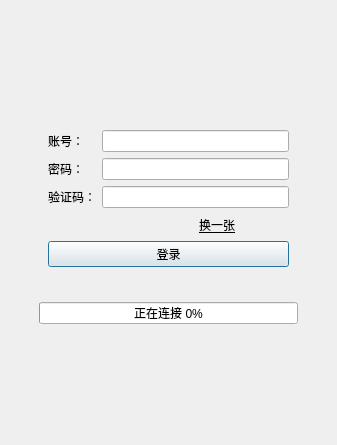
<?xml version="1.0" encoding="UTF-8"?>
<ui version="4.0">
 <class>LoginDialog</class>
 <widget class="QDialog" name="LoginDialog">
  <property name="geometry">
   <rect>
    <x>0</x>
    <y>0</y>
    <width>337</width>
    <height>445</height>
   </rect>
  </property>
  <property name="minimumSize">
   <size>
    <width>337</width>
    <height>0</height>
   </size>
  </property>
  <property name="maximumSize">
   <size>
    <width>337</width>
    <height>16777215</height>
   </size>
  </property>
  <property name="windowTitle">
   <string>Dialog</string>
  </property>
  <property name="autoFillBackground">
   <bool>false</bool>
  </property>
  <property name="styleSheet">
   <string notr="true">QLabel[objectName=&quot;refreshIcode&quot;]:hover{
	color:red;
}
QLabel[objectName=&quot;refreshIcode&quot;]{
	text-decoration: underline;
}
</string>
  </property>
  <property name="sizeGripEnabled">
   <bool>false</bool>
  </property>
  <property name="modal">
   <bool>false</bool>
  </property>
  <layout class="QGridLayout" name="gridLayout_2" rowstretch="0,0,0,0,0">
   <item row="0" column="0">
    <spacer name="verticalSpacer">
     <property name="orientation">
      <enum>Qt::Vertical</enum>
     </property>
     <property name="sizeHint" stdset="0">
      <size>
       <width>168</width>
       <height>108</height>
      </size>
     </property>
    </spacer>
   </item>
   <item row="4" column="0">
    <spacer name="verticalSpacer_2">
     <property name="orientation">
      <enum>Qt::Vertical</enum>
     </property>
     <property name="sizeHint" stdset="0">
      <size>
       <width>138</width>
       <height>77</height>
      </size>
     </property>
    </spacer>
   </item>
   <item row="1" column="0">
    <widget class="QWidget" name="widget" native="true">
     <property name="minimumSize">
      <size>
       <width>259</width>
       <height>0</height>
      </size>
     </property>
     <property name="maximumSize">
      <size>
       <width>259</width>
       <height>16777215</height>
      </size>
     </property>
     <layout class="QGridLayout" name="gridLayout">
      <item row="0" column="0">
       <layout class="QVBoxLayout" name="verticalLayout">
        <item>
         <layout class="QHBoxLayout" name="horizontalLayout_4">
          <item>
           <widget class="QLabel" name="label">
            <property name="minimumSize">
             <size>
              <width>48</width>
              <height>0</height>
             </size>
            </property>
            <property name="text">
             <string>账号：</string>
            </property>
           </widget>
          </item>
          <item>
           <widget class="QLineEdit" name="emaliEdit">
            <property name="text">
             <string/>
            </property>
           </widget>
          </item>
         </layout>
        </item>
        <item>
         <layout class="QHBoxLayout" name="horizontalLayout_3">
          <item>
           <widget class="QLabel" name="label_2">
            <property name="minimumSize">
             <size>
              <width>48</width>
              <height>0</height>
             </size>
            </property>
            <property name="text">
             <string>密码：</string>
            </property>
           </widget>
          </item>
          <item>
           <widget class="QLineEdit" name="passwdEdit">
            <property name="text">
             <string/>
            </property>
            <property name="echoMode">
             <enum>QLineEdit::Password</enum>
            </property>
           </widget>
          </item>
         </layout>
        </item>
        <item>
         <layout class="QHBoxLayout" name="icodeEditLayout">
          <item>
           <widget class="QLabel" name="icodeNmae">
            <property name="text">
             <string>验证码：</string>
            </property>
           </widget>
          </item>
          <item>
           <widget class="QLineEdit" name="icodeEdit"/>
          </item>
         </layout>
        </item>
        <item>
         <layout class="QHBoxLayout" name="horizontalLayout_6">
          <item>
           <layout class="QHBoxLayout" name="icodePixmapLayout">
            <item>
             <widget class="QLabel" name="noLabel">
              <property name="minimumSize">
               <size>
                <width>48</width>
                <height>0</height>
               </size>
              </property>
              <property name="maximumSize">
               <size>
                <width>48</width>
                <height>16777215</height>
               </size>
              </property>
              <property name="text">
               <string/>
              </property>
             </widget>
            </item>
            <item>
             <widget class="QLabel" name="icodeLabel">
              <property name="minimumSize">
               <size>
                <width>61</width>
                <height>21</height>
               </size>
              </property>
              <property name="text">
               <string/>
              </property>
             </widget>
            </item>
            <item>
             <widget class="MyLabel" name="refreshIcode">
              <property name="font">
               <font>
                <underline>true</underline>
               </font>
              </property>
              <property name="cursor">
               <cursorShape>PointingHandCursor</cursorShape>
              </property>
              <property name="acceptDrops">
               <bool>false</bool>
              </property>
              <property name="autoFillBackground">
               <bool>false</bool>
              </property>
              <property name="styleSheet">
               <string notr="true">hover{
font: red;
}</string>
              </property>
              <property name="text">
               <string>换一张</string>
              </property>
             </widget>
            </item>
           </layout>
          </item>
         </layout>
        </item>
        <item>
         <layout class="QHBoxLayout" name="horizontalLayout">
          <item>
           <widget class="QPushButton" name="loginButton">
            <property name="text">
             <string>登录</string>
            </property>
            <property name="autoDefault">
             <bool>true</bool>
            </property>
            <property name="default">
             <bool>false</bool>
            </property>
            <property name="flat">
             <bool>false</bool>
            </property>
           </widget>
          </item>
         </layout>
        </item>
        <item>
         <widget class="QLabel" name="errorLabel">
          <property name="layoutDirection">
           <enum>Qt::LeftToRight</enum>
          </property>
          <property name="text">
           <string/>
          </property>
          <property name="alignment">
           <set>Qt::AlignCenter</set>
          </property>
         </widget>
        </item>
       </layout>
      </item>
     </layout>
    </widget>
   </item>
   <item row="2" column="0">
    <widget class="QProgressBar" name="urlLoadPB">
     <property name="maximumSize">
      <size>
       <width>259</width>
       <height>16777215</height>
      </size>
     </property>
     <property name="value">
      <number>0</number>
     </property>
     <property name="alignment">
      <set>Qt::AlignCenter</set>
     </property>
     <property name="textVisible">
      <bool>true</bool>
     </property>
     <property name="invertedAppearance">
      <bool>false</bool>
     </property>
     <property name="textDirection">
      <enum>QProgressBar::TopToBottom</enum>
     </property>
     <property name="format">
      <string>正在连接 %p%</string>
     </property>
    </widget>
   </item>
  </layout>
  <zorder>verticalSpacer</zorder>
  <zorder>verticalSpacer_2</zorder>
  <zorder>widget</zorder>
  <zorder>urlLoadPB</zorder>
 </widget>
 <customwidgets>
  <customwidget>
   <class>MyLabel</class>
   <extends>QLabel</extends>
   <header location="global">mylabel.h</header>
  </customwidget>
 </customwidgets>
 <tabstops>
  <tabstop>loginButton</tabstop>
  <tabstop>emaliEdit</tabstop>
  <tabstop>passwdEdit</tabstop>
  <tabstop>icodeEdit</tabstop>
 </tabstops>
 <resources/>
 <connections/>
</ui>
